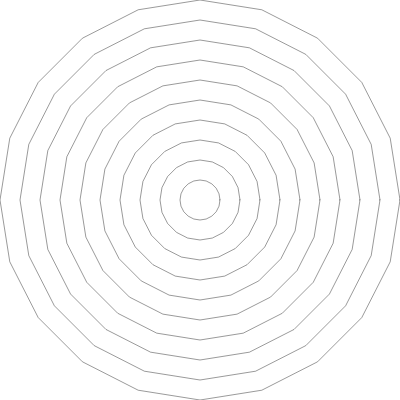
Frame 1 (no input)
Frame 60 (no input): identical to frame 1, image omitted
Frame 120 (the mouse pressed at the canvas centre since frame 60): identical to frame 1, image omitted

The p5.js sketch that drew this single still picture (run headless with seeded random() and noise() and a simulated clock; from frame 60 on, the mouse is pressed at the canvas centre):

// p5.js sketch
// ── sketch.js
// Code from https://www.generativehut.com/post/recreating-the-noise-orbit

function setup() {
  createCanvas(400, 400);
  
  // Hue, saturation, brightness, alpha
  colorMode(HSB, 360, 100, 100, 1.0);
}

function draw() {
  background(0, 0, 100);
  noFill();
  stroke(0, 0, 0);
  strokeWeight(0.001 * width);
  
  for (let radius = 0.05; radius < 0.5; radius += 0.05) {
    const points = makeCircle(20, radius);

    beginShape();
    points.forEach(point => {
      vertex(width * point[0], height * point[1]);
    });
    endShape(CLOSE);
  }
}

function makeCircle(numSides, radius) {
  const points = [];
  const radiansPerStep = (Math.PI * 2) / numSides;
  for (let theta = 0; theta < Math.PI * 2; theta += radiansPerStep) {
    const x = (0.5 + radius * Math.cos(theta)) ;
    const y = (0.5 + radius * Math.sin(theta));
    
    points.push([x, y]);
  }
  return points;
}
